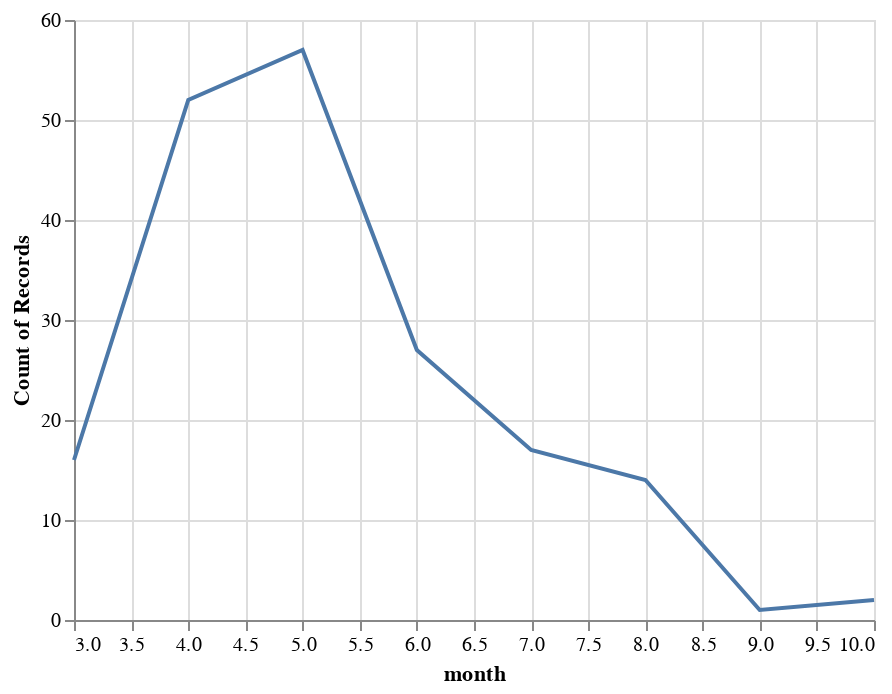

Notebook code for this chart:
### Markdown cell above
Our data consists of event data from the Ticketmaster API about Hip-Hop/Rap events in the upcoming months. The dataset has 186 observations, each one corresponding to a different event, and 19 columns of descriptive variables about each event

### Code cell
from altair import *

df_music['date'] = pd.to_datetime(df_music['date'])

df_music["month"] = df_music["date"].dt.month

##not sure what graph is best here
Chart(df_music).mark_line().encode(
    x="month",
    y="count()"
)

### Figure 1 — Vega-Lite specification as saved in the notebook (floating-point values rounded to 4 significant figures; data arrays with more than 128 entries replaced by an {"elided": "..."} marker saying what was removed)
{"config": {"view": {"continuousWidth": 400, "continuousHeight": 300}}, "data": {"name": "data-f790fb1aadd6f65c30f91876e5547112"}, "mark": "line", "encoding": {"x": {"type": "quantitative", "field": "month"}, "y": {"type": "quantitative", "aggregate": "count"}}, "$schema": "https://vega.github.io/schema/vega-lite/v4.0.2.json", "datasets": {"data-f790fb1aadd6f65c30f91876e5547112": {"elided": "186 records"}}}
